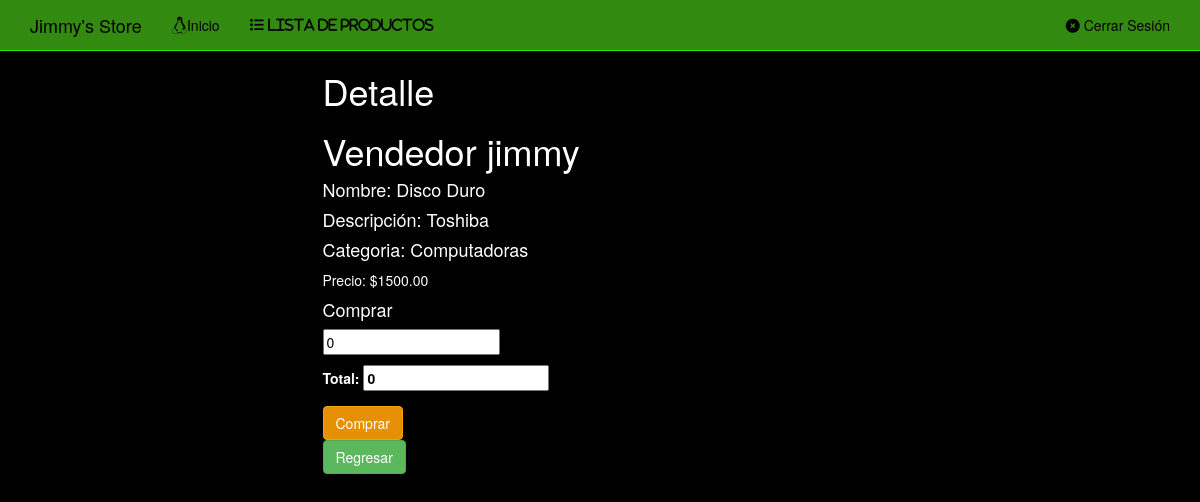
/productos/Producto/1/ (signed in), run on the app's committed database.
### productos/models.py (models this page shows)
class Producto(models.Model):
	codigo_p = models.IntegerField(null=False, blank=False, unique=True)
	nombre = models.CharField(max_length=255, null=False, blank=False)
	descripcion = models.CharField(max_length=255)
	categoria = models.ForeignKey(Categoria, null=True, blank=True, on_delete=models.CASCADE)
	unidades = models.IntegerField(null=False, blank=False)
	precio = models.DecimalField(max_digits=9,decimal_places=2, null=False, blank=False)
	def __str__(self):
		return self.nombre

class Categoria(models.Model):
	categoria = models.CharField(max_length=255)
	def __str__(self):
		return self.categoria

### productos/views.py (the view, shortened to what this page needs)
# urls.py: url(r'^Producto/(?P<pk>[0-9]+)/$',views.ProductoDetail,name='producto_detail'),
def ProductoDetail(request,pk):
    producto = get_object_or_404(Producto, pk=pk)
    template = loader.get_template('productos/producto_detail.html')
    forma = VentaForm(request.POST, request.FILES)
    context = {
    'forma': forma,
    'producto': producto
    }
    if request.user.is_authenticated():
        return HttpResponse(template.render(context, request))
    else:
        return HttpResponseRedirect(reverse('productos/producto_detail.html', args=(producto.id,)))

### productos/forms.py
class VentaForm(ModelForm):
    class Meta:
        model = Venta
        fields = '__all__'
        widgets = {
        	'fecha': SelectDateWidget(),
            'cantidad_vendida': NumberInput(attrs={'value': 0})
        }

### templates/productos/producto_detail.html (shortened to what this page needs)
{% extends 'base.html' %}
	{% block content %}
	{% load bootstrap3 %}
	{% load staticfiles %}
	<div class="row">
		<div class="col-sm-6 col-sm-offset-3">
			<link rel="stylesheet" type="text/css" href="{% static 'css/base.css' %}">
			<h1 style="color:white;">Detalle</h1>
			<h1 style="color:white;">Vendedor {% firstof request.user.get_short_name request.user.get_username %}</h1>
			<h4 style="color:white;">Nombre: {{ producto.nombre }}</h1>
			<h4 style="color:white;">Descripción: {{ producto.descripcion }}</h1>
			<h4 style="color:white;">Categoria: {{ producto.categoria }}</h2>
			<p>
				Precio: ${{ producto.precio }}
			</p>
			<h4 style="color:white;">Comprar</h4>
			<form method="post" class="form" style="color:black;">
				<p>{{ forma.cantidad_vendida}}</p>
				<p><label for="number" style="color:white;">Total: <input style="color:black;" type="number" name="number" id="total1" value="0" readonly></label></p>
	    <td><a href="{% url "productos:producto_list" %}"><input style="background-color: #E69005; border-color: #f5a309;" type="submit" value="Comprar" class="btn btn-success"/></a></td>
	</form>
<div align="left">
		{% buttons %}
			{% if request.user.is_superuser %}
			<a href="{% url "productos:edit" producto.id %}"><button type="submit" class="btn btn-success" style="background-color: #338A11; border-color:#1bf10a;">Editar</button></a>
			<a href="{% url "productos:producto_list" %}"><button type="submit" class="btn btn-success" style="background-color: #338A11; border-color:#1bf10a;">Regresar</button></a>
			{% else %}
			<a href="{% url "productos:producto_list" %}">
				<button type="submit" class="btn btn-success">Regresar</button>
			</a>
			{% endif %}
        {% endbuttons %}
			</div>
		</div>
	</div>
{% endblock %}

### static/css/navbar-static-top.css (style rules this page uses)
body { min-height: 750px; background-color: black; color: white; }
h1,h2,h3,h4,h5 { color: white; }

### data on the page
Producto: nombre "Disco Duro", descripcion "Toshiba", categoria "Computadoras", precio "1500.00"
